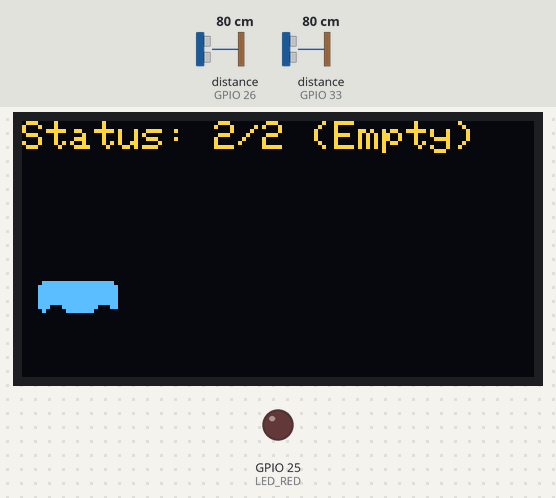
The sketch below on a simulated ESP32. Shown: 128×64 one-colour display, output pins drawn as LEDs (lit = HIGH). Wiring (from diagram.json): 3 × ultrasonic range finder: trigger GPIO 12, echo GPIO 14 / trigger GPIO 27, echo GPIO 26 / trigger GPIO 32, echo GPIO 33. The test bench sets the inputs (shaded band); at power-on: distance to the obstacle (sensors on GPIO 26, GPIO 33) 80 cm. The echo pulse lasts 58.3 µs per cm; the OLED is the two-colour kind (top 16 rows yellow); WiFi joins after 1.5 s; servers stay silent unless stated; pins used as bus, display or sensor lines are not drawn; what the sketch prints to the serial monitor is not drawn.

Above: at 3.5 s.
3.6 s: distance to the obstacle (sensor on GPIO 26) set to 17 cm
5.4 s: distance to the obstacle (sensor on GPIO 26) set to 14 cm
At 6.1 s:
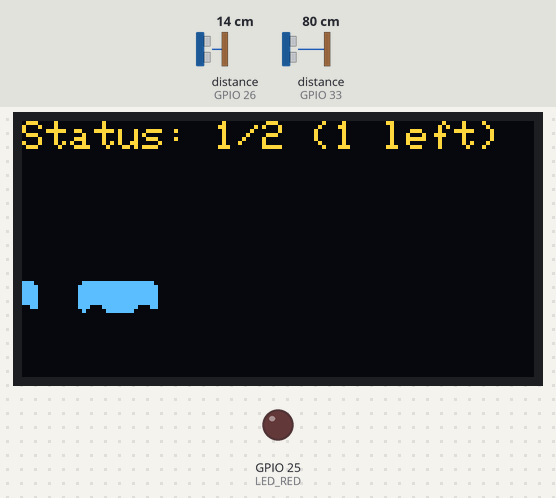
8.5 s: distance to the obstacle (sensor on GPIO 26) set to 18 cm
At 9.6 s:
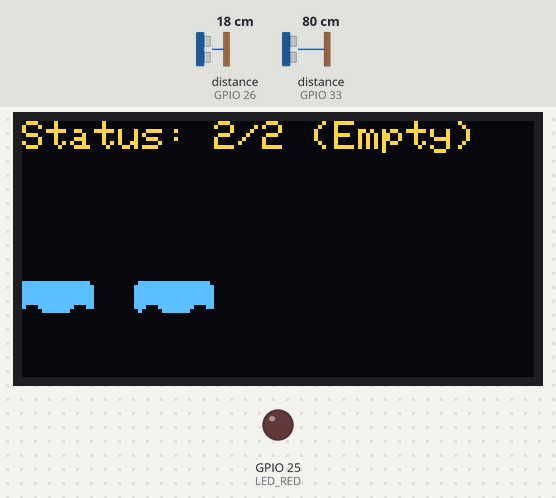
Timing chart, 0 to 11.5 s (numbered marks = the images above; inputs shaded):
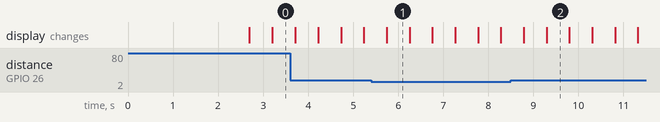

The sketch:

sketch.ino
```cpp
#include <Wire.h>
#include <Adafruit_GFX.h>
#include <Adafruit_SSD1306.h>
#include <WiFi.h>
#include <WiFiClientSecure.h>
#include <Firebase_ESP_Client.h>

// OLED Setup
#define SCREEN_WIDTH 128
#define SCREEN_HEIGHT 64
#define OLED_RESET -1
Adafruit_SSD1306 display(SCREEN_WIDTH, SCREEN_HEIGHT, &Wire, OLED_RESET);

// Ultrasonic Pins
#define TRIG_A 4
#define ECHO_A 14
#define TRIG_B 27
#define ECHO_B 26

// LED Pins
#define LED_RED    25
#define LED_YELLOW 33
#define LED_GREEN  32

// Animation state
int carX = 0;
int carSpeed = 2;

// conf wifi
#define WIFI_SSID "Yos"
#define WIFI_PASSWORD "12345678"
WiFiClientSecure ssl_client;

// conf firebase
#define API_KEY "AIzaSyB-7wTDQa5SimmdxtpV2D9m8WOiaEQ8L14"
#define DATABASE_URL "https://smart-parking-esp32-1c799-default-rtdb.asia-southeast1.firebasedatabase.app/"
#define AUTH_EMAIL "daniel025@binus.ac.id"
#define AUTH_PASS "Test123"

// Objek Firebase dan Auth
FirebaseData fbdo;
FirebaseAuth auth;
FirebaseConfig config;

//firebase path
String path_slot_parking = "/smart-parking/slot-parking";
String path_payment = "/smart-parking/payment";


void initWifi() {
  // Connect to Wi-Fi
  WiFi.begin(WIFI_SSID, WIFI_PASSWORD);
  while (WiFi.status() != WL_CONNECTED)
  {
    delay(1000);
    Serial.println("Menyambung ke Wi-Fi...");
  }
  Serial.println("Tersambung ke Wi-Fi!");
  Serial.print("IP Address: ");
  Serial.println(WiFi.localIP());

  // Configure SSL client
  ssl_client.setInsecure();
}

void initFirebase() {
  // Setup Firebase config dan API key
  config.api_key = API_KEY;
  config.database_url = DATABASE_URL;

  //login
  auth.user.email = AUTH_EMAIL;
  auth.user.password = AUTH_PASS;

  // Inisialisasi Firebase
  Firebase.begin(&config, &auth);
  Firebase.reconnectWiFi(true);
}

void setup() {
  Serial.begin(115200);

  pinMode(TRIG_A, OUTPUT);
  pinMode(ECHO_A, INPUT);
  pinMode(TRIG_B, OUTPUT);
  pinMode(ECHO_B, INPUT);

  pinMode(LED_RED, OUTPUT);
  pinMode(LED_YELLOW, OUTPUT);
  pinMode(LED_GREEN, OUTPUT);

  if (!display.begin(SSD1306_SWITCHCAPVCC, 0x3C)) {
    Serial.println("OLED not found");
    while (true);
  }

  display.clearDisplay();
  display.setTextColor(SSD1306_WHITE);
  display.setTextSize(1);

  initWifi();
  initFirebase();
  Firebase.RTDB.setInt(&fbdo, (path_slot_parking + "/slot1"), 0);
  Firebase.RTDB.setInt(&fbdo, (path_slot_parking + "/slot2"), 0);
}

long readDistanceCM(int trigPin, int echoPin) {
  digitalWrite(trigPin, LOW);
  delayMicroseconds(2);
  digitalWrite(trigPin, HIGH);
  delayMicroseconds(10);
  digitalWrite(trigPin, LOW);

  long duration = pulseIn(echoPin, HIGH, 30000);
  if (duration == 0) return -1;
  return duration * 0.034 / 2;
}

void updateTrafficLight(int occupied) {
  digitalWrite(LED_RED, LOW);
  digitalWrite(LED_YELLOW, LOW);
  digitalWrite(LED_GREEN, LOW);

  if (occupied == 0) {
    digitalWrite(LED_GREEN, HIGH);
  } else if (occupied == 1) {
    digitalWrite(LED_YELLOW, HIGH);
  } else {
    digitalWrite(LED_RED, HIGH);
  }
}

void drawCar(int x) {
  // Car body
  display.fillRoundRect(x, 40, 20, 8, 2, SSD1306_WHITE);
  // Wheels
  display.fillCircle(x + 4, 48, 2, SSD1306_BLACK);
  display.fillCircle(x + 16, 48, 2, SSD1306_BLACK);
}

void loop() {
  long distA = readDistanceCM(TRIG_A, ECHO_A);
  long distB = readDistanceCM(TRIG_B, ECHO_B);

  int occupied = 0;
  if (distA > 0 && distA < 15) {
    Firebase.RTDB.setInt(&fbdo, (path_slot_parking + "/slot1"), 1);
    occupied++;
  } else {
    Firebase.RTDB.setInt(&fbdo, (path_slot_parking + "/slot1"), 0);
  }

  if (distB > 0 && distB < 15) {
    Firebase.RTDB.setInt(&fbdo, (path_slot_parking + "/slot2"), 1);
    occupied++;
  } else {
    Firebase.RTDB.setInt(&fbdo, (path_slot_parking + "/slot2"), 0);
  }

  updateTrafficLight(occupied);

  // Decide animation behavior
  if (occupied < 2) {
    carX += carSpeed;
    if (carX > SCREEN_WIDTH) carX = -25;
  }
  // If full, stop car (traffic jam)

  // Draw display
  display.clearDisplay();

  // Draw status on top
  display.setCursor(0, 0);
  display.print("Status: ");
  display.print(2 - occupied);
  display.print("/2 ");
  if (occupied == 0) display.print("(Empty)");
  else if (occupied == 1) display.print("(1 left)");
  else display.print("(Full)");

  // Draw multiple cars for fun!
  drawCar(carX);
  drawCar(carX - 30);
  drawCar(carX - 60);

  display.display();

  delay(150);
}
```

Measured:
- the behaviour switches between 16 and 15 cm on distance to the obstacle (sensor on GPIO 26) (found by bisection; images 0 and 1)
- after the input at 5.4 s, the display: changes after 0.34 s (image 1)
- after the input at 8.5 s, the display: first differs from a run without the input after 0.79 s (image 2)
- what the display in image 1 shows lasts 0.6 s, from 5.7 s to 6.3 s
